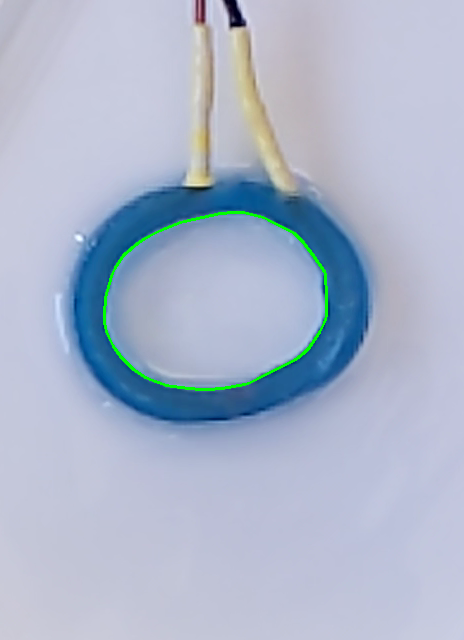
#> input picture donut-analysis/donut-30sec.png, 464 x 640 px, given in place of donut-2a.mp4, which was not available
$ python circumference-detection.py
#> lines starting #> are read from the running program, lines starting #| are printed output that depends on the picture; after the words box and inside, x2 and y2 are one past the last pixel; in counts of white or black regions, pixels touching at a corner belong together; pictures that were not available may be replaced by others from this repository, and a replacement may not be noted
#> in video_capture, frame is the input picture: shape (640, 464, 3); mean B, G, R 203.4, 182.1, 171.1
import numpy as np
import cv2
import matplotlib.pyplot as plt

## calibrate with a contour of known size and the procedure here:
# https://pyimagesearch.com/2015/01/19/find-distance-camera-objectmarker-using-python-opencv/


# HSV mask values

# 1
blue_min = np.array([55, 30, 40],np.uint8)
blue_max = np.array([170, 255, 165],np.uint8)

# 3b
# blue_min = np.array([55, 30, 40],np.uint8)
# blue_max = np.array([170, 255, 155],np.uint8)

## ----------------- Image Pre-Processing ----------------- ##

def crop_image(img):
    dimensions = img.shape
#> dimensions = (640, 464, 3)
    height = dimensions[0]
#> height = 640
    width = dimensions[1]
#> width = 464

    w_margin = int(width/3.5)
#> w_margin = 132
    h_margin = int(height/3)
#> h_margin = 213

    # crop: img[y:y+h, x:x+w]
    img = img[h_margin:(height-h_margin), w_margin:(width-w_margin)]
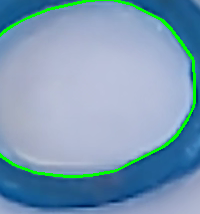
#> img: shape (214, 200, 3); mean of channels 0, 1, 2 181.9, 157, 125.1; drawn as B, G, R

    return img

# [9 lines left out: function read_and_crop, not called in this run]

def mask_image(image, color, display=False):

#> called with color = 'blue', display = False
    if color != "black":
        blurred = cv2.blur(image, (10, 10))
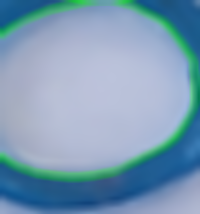
#> blurred: shape (214, 200, 3); mean of channels 0, 1, 2 181.8, 157, 125; drawn as B, G, R
        hsv_img = cv2.cvtColor(blurred, cv2.COLOR_BGR2HSV)
#> hsv_img: shape (214, 200, 3); mean H, S, V 106, 93.5, 185.9
        masked_img = cv2.inRange(hsv_img, blue_min, blue_max)
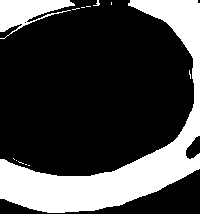
#> masked_img: shape (214, 200); 27.1% white; 13 white regions (11 under 20 px), largest, box (x1, y1, x2, y2) and area: (0, 0, 200, 213) 10134, (0, 0, 75, 39) 1404
    elif color == "black":
        grey = cv2.cvtColor(image, cv2.COLOR_BGR2GRAY)
        blurred = cv2.blur(grey, (10, 10))
        masked_img = blurred

    if display == True:
        cv2.imshow('hsv mask', masked_img)
        cv2.waitKey(0)

    return masked_img

##  ----------------- Size Calibration Helpers ----------------- ##

def pixel_to_mm(pixel, pix_per_mm):
    return pixel / pix_per_mm

def mm_to_pixel(mm, pix_per_mm):
    return mm * pix_per_mm

def area_of_circle(radius):
    return np.pi*radius**2

def find_circumference(radius):
    return np.pi*2*radius

## ----------------- Contour Detection ----------------- ##

def detect_edges(image, display=False):
#> called with display = False
    edge_detected_image = cv2.Canny(image,
                                    threshold1=30,
                                    threshold2=130)
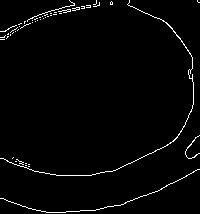
#> edge_detected_image: shape (214, 200); 2.1% white in thin lines or dots

    if display == True:
        cv2.imshow('canny edge detection', edge_detected_image)
        cv2.waitKey(0)

    return edge_detected_image

def detect_contours(raw_image, edge_image, cal_value, display=False):
    """
    Detects and filters contours to select for the donut inner circle
        https://www.authentise.com/post/detecting-circular-shapes-using-contours"""
#> called with cal_value = 8.57, display = False

    contours, hierarchy = cv2.findContours(edge_image, cv2.RETR_TREE, cv2.CHAIN_APPROX_SIMPLE)
#> contours = 53 contours, 52 with area under 20; largest, box (x1, y1, x2, y2) and area: (0, 0, 194, 176) 32

    r = 14  # approximate radius of donut (mm)
    c = find_circumference(r)    # circumference of donut (mm)

    # many magic numbers, am working on generalizing
    contour_list = []
    for i, contour in enumerate(contours):
        approx = cv2.approxPolyDP(contour,0.01*cv2.arcLength(contour,True),True)
        area = cv2.contourArea(contour)
        perimeter = cv2.arcLength(contour, True)
        if ((len(approx) > 8) & (area > 10000) & (perimeter > 400) & (perimeter < 800)):
        # if ((len(approx) > 8) &
        #     (area > area_of_circle(mm_to_pixel(r, pix_per_mm=cal_value))) &
        #     (perimeter > mm_to_pixel((c-70), pix_per_mm=cal_value)) &
        #     (perimeter < mm_to_pixel((c+70), pix_per_mm=cal_value))):

            # print(f"appending contour {i} to list")
            contour_list.append(contour)
#> this loop made 53 passes
#> (area, perimeter) on pass 51: (32.5, 793)
#> after the loop, contour_list = []

    if display == True:
        cv2.drawContours(raw_image, contour_list, 0, (255,0,0), 2)
        cv2.imshow('Objects Detected', raw_image)
        cv2.waitKey(0)

    return contours, contour_list

# [49 lines left out: functions merge_contours, calibration, not called in this run]

##  ----------------- Video Processing  ----------------- ##
def video_capture(path_to_video, cal_value, color):
    cap = cv2.VideoCapture(path_to_video)
    circumference = []
    area_list = []
    t = []

    # Loop until the end of the video
    while (cap.isOpened()):
        ret, frame = cap.read()
        if ret:
            # do some preprocessing
            frame = crop_image(frame)
            masked_frame = mask_image(frame, color)
            edges = detect_edges(masked_frame)
            # cv2.imshow("raw", frame)
            cv2.imshow("mask", masked_frame)
            cv2.imshow("edges", edges)

            # find image contours
            contour_list_raw, contour_list_filtered = detect_contours(raw_image=frame, edge_image=edges, cal_value=cal_value)
#> contour_list_raw has the same summary as contours in detect_contours; contour_list_filtered = []

            # cv2.drawContours(frame, contour_list_raw, 2, (0,255,0), 2)
            # cv2.imshow("raw contours", frame)

            # if we can grab a contour, record the area and circumference. Otherwise record NAN
            if len(contour_list_filtered) != 0:
                merged_contours = merge_contours(contour_list_filtered)
                perimeter = cv2.arcLength(merged_contours, False)
                area = cv2.contourArea(merged_contours)
                perimeter = pixel_to_mm(perimeter, cal_value)
                sqrt_area = pixel_to_mm(np.sqrt(area), cal_value)

                circumference.append(perimeter)
                area_list.append(sqrt_area**2)

                cv2.drawContours(frame, [merged_contours], -1, (0,255,0), 2)
            else:
                area_list.append(np.nan)
                circumference.append(np.nan)

            # grab timestamp
            timestamp = cap.get(cv2.CAP_PROP_POS_MSEC)
            t.append(timestamp / 1000.0)
            print(timestamp/1000)

            cv2.imshow('Objects Detected', frame)

            # cleanup if manually ended ("q" key pressed)
            if cv2.waitKey(25) & 0xFF == ord('q'):
#> (key q is pressed here)
                cap.release()
                cv2.destroyAllWindows()
                return circumference, area_list, t

        # cleanup if video ends
        else:
            cap.release()
            cv2.destroyAllWindows()
            return circumference, area_list, t

##  ----------------- Flight Code ----------------- ##

if __name__ == "__main__":
    img_path = "media/donut-screenshot.png"
    vid_1 = "media/donut-video.mp4"
    vid_2 = "media/donut-5W.mp4"
    # cal_path = "media/8-1-23/calibration.mp4"

    # [11 lines left out: function calibrate, not called in this run]

    def do_video(vid_path, pix_per_mm, file_date, file_name, donut_color="blue"):
        circumference_list, area_list, t = video_capture(vid_path, pix_per_mm, donut_color)
        try:
            np.save('data/'+file_date+'/circ_'+file_name+'.npy', np.array(circumference_list))
            np.save('data/'+file_date+'/area_'+file_name+'.npy', np.array(area_list))
            np.save('data/'+file_date+'/t_'+file_name+'.npy', np.array(t))
        except FileNotFoundError:
            print("Folder not found, check your working directory or your spelling. Saving to parent directory instead")
            np.save('circ_'+file_name+'.npy', np.array(circumference_list))
            np.save('area_'+file_name+'.npy', np.array(area_list))
            np.save('t_'+file_name+'.npy', np.array(t))

    def do_photo():
        raw_image = read_and_crop(img_path, display=True)
        # [12 lines of commented-out code are left out]
    names = ["2a"]
    for name in names:
        do_video("media/8-31-23/donut-"+name+".mp4", pix_per_mm=8.57, file_date="8-31-23", file_name=name)


    # [18 lines of commented-out code are left out]

$ run again, on donut-analysis/donut-5sec.png
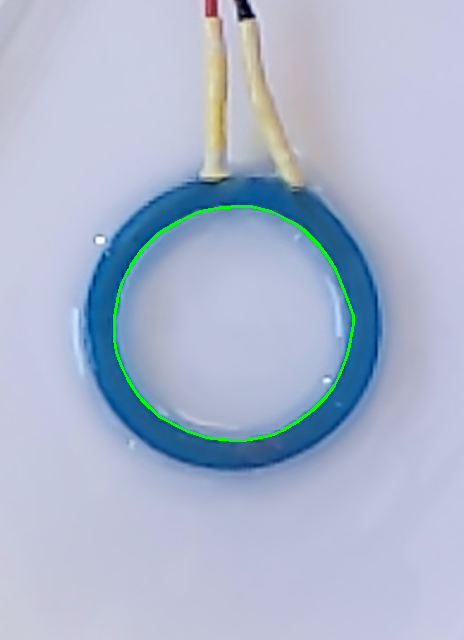
#> input picture donut-analysis/donut-5sec.png, 464 x 640 px, given in place of donut-2a.mp4, which was not available
#> in video_capture, frame is the input picture: shape (640, 464, 3); mean B, G, R 205.8, 183.3, 171.1
#> hsv_img: shape (214, 200, 3); mean H, S, V 108.8, 66.2, 202.1
#> in mask_image, `masked_img = cv2.inRange(hsv_img, blue_min, blue_max)`:
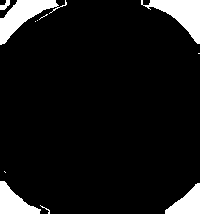
#> masked_img: shape (214, 200); 8.5% white; 11 white regions (6 under 20 px), largest, box (x1, y1, x2, y2) and area: (141, 0, 200, 44) 1116, (0, 0, 67, 45) 1111, (0, 181, 41, 214) 713, (165, 183, 200, 214) 608, (0, 0, 10, 10) 56
#> in detect_edges, `edge_detected_image = cv2.Canny(image, threshold1=30, threshold2=130)`:
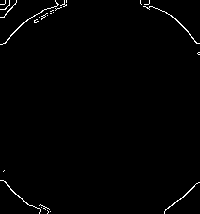
#> edge_detected_image: shape (214, 200); 1% white in thin lines or dots
#> contours = 26 contours, 24 with area under 20; largest, box (x1, y1, x2, y2) and area: (0, 0, 59, 45) 24, (143, 6, 200, 44) 24
#> the loop in detect_contours, `for i, contour in enumerate(contours):` made 26 passes
#> (area, perimeter) on passes 18, 23: (23.5, 152.9), (24, 161.1)
#> after the loop in detect_contours, `for i, contour in enumerate(contours):`: contour_list = []
#> contour_list_raw has the same summary as contours in detect_contours
